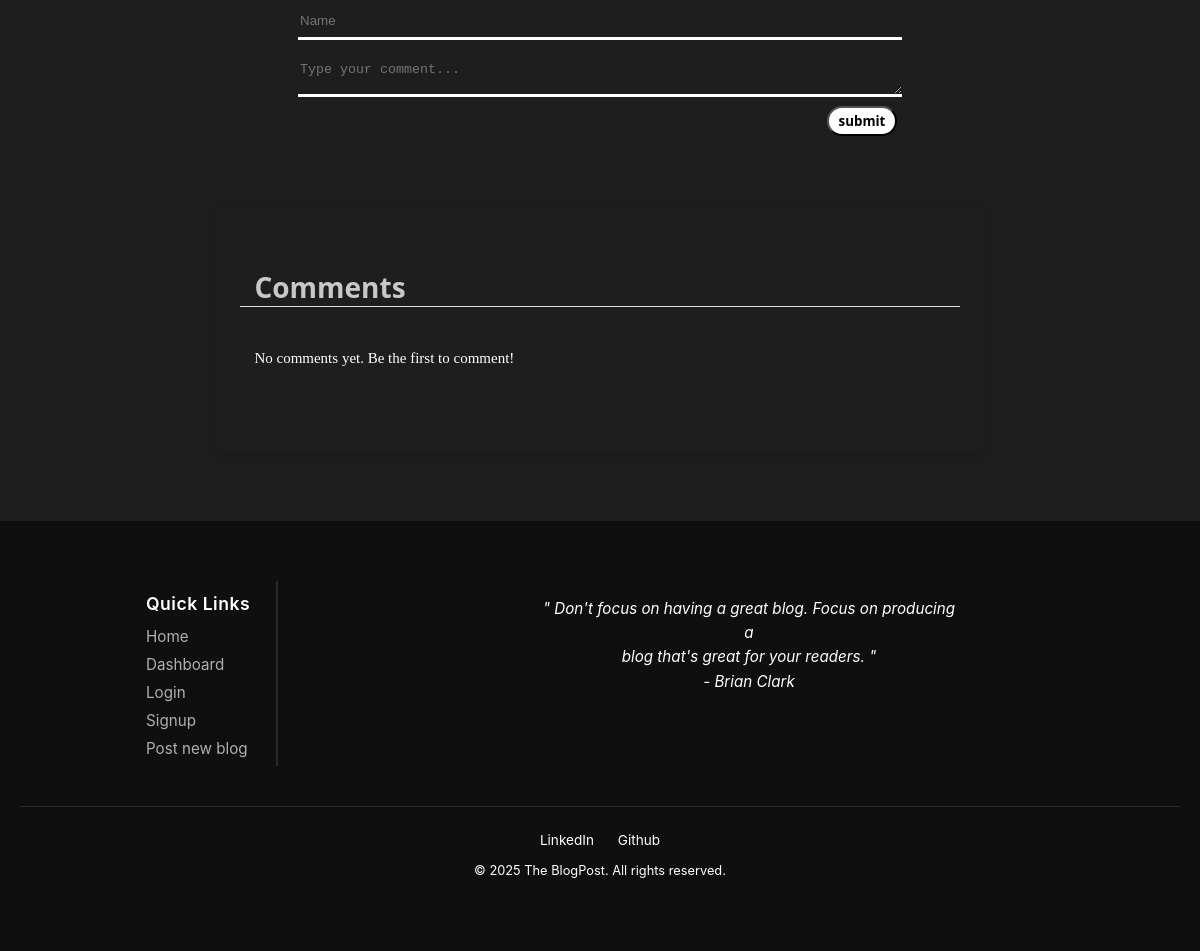
/blog?id=13 (lower part), run on an earlier commit of the app's database.
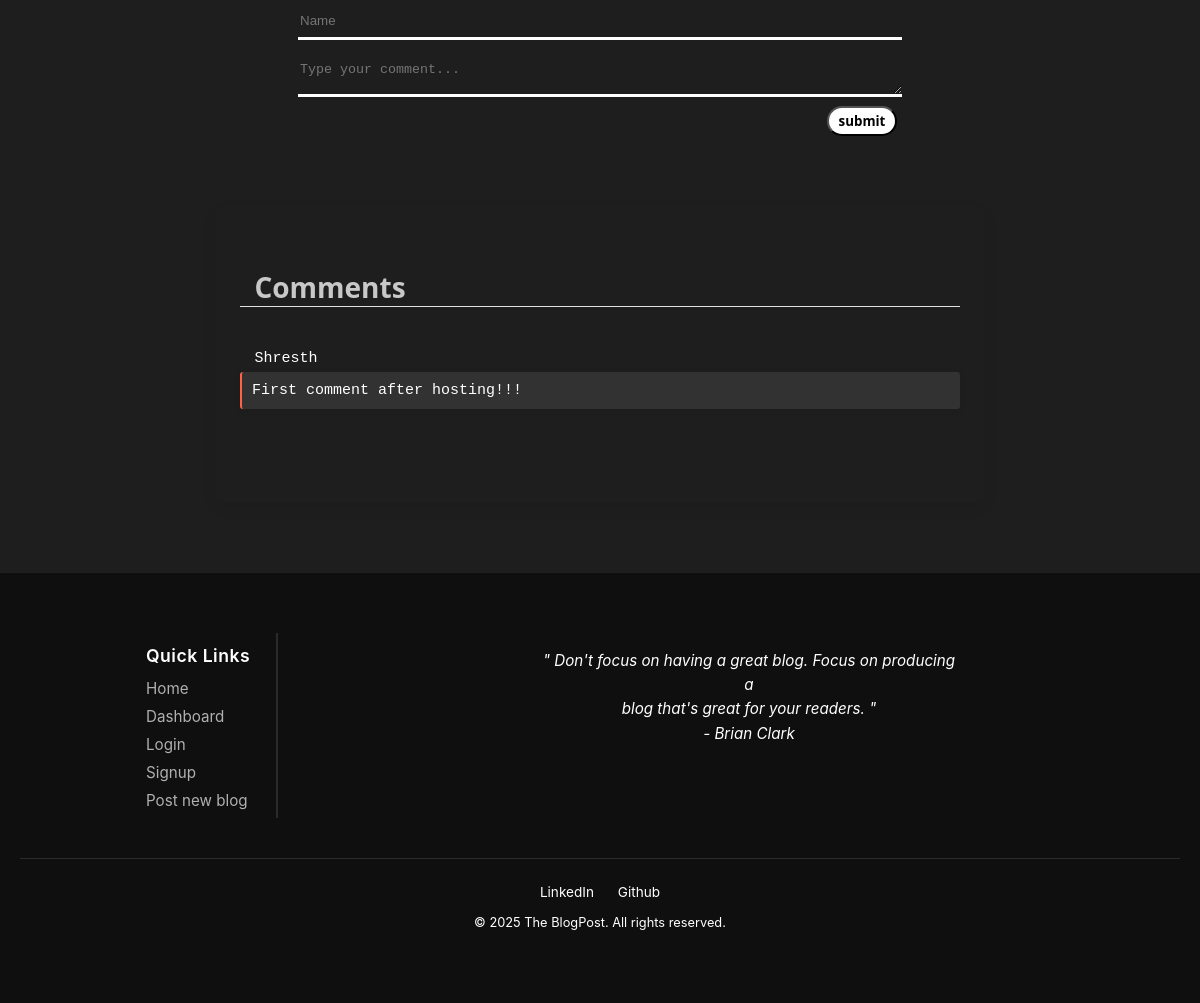
And on a later commit of the database.
### tables this page shows
CREATE TABLE comments (
    comment_id INTEGER PRIMARY KEY AUTOINCREMENT,
    id INTEGER,
    name TEXT,
    comment TEXT
);

### app.py (the view)
@app.route("/blog", methods = ["GET"])
def blog():
    blog_id = request.args.get("id")
    con = sqlite3.connect("database.db")
    cur = con.cursor()
    cur.execute("SELECT id, url FROM img")
    imgs = cur.fetchall()
    img_dict = {img[0]: img[1] for img in imgs}
    cur.execute("SELECT title, content, created_at, author FROM blog WHERE id = ?", (blog_id,))
    blog = cur.fetchone()
    cur.execute("SELECT name, comment FROM comments WHERE id = ?", (blog_id, ))
    comments = cur.fetchall()
    con.close()
    html = render_template("blog.html", blog = blog, img_dict = img_dict, blog_id = int(blog_id), comments = comments, current_user = current_user)
    return html

### templates/blog.html (shortened to what this page needs)
<!DOCTYPE html>
<html lang="en">
<head>
    <link rel = "stylesheet" href = "{{url_for('static', filename = 'style.css')}}">
</head>
<body id = "blog_link">
    <blog id = "blog_page">
        <br>
        <div id = "comment_section">
            <br>
                <form method = "POST" action = "/comment">
                    <div>
                        <input autocomplete = "off" type="text" id = "comment" placeholder="Name" name = "name" required>
                    </div>
                    <textarea type="text" id = "comment" placeholder="Type your comment..." name = "comment"></textarea>
                    <br>
                    <div id = "comment_buttons">
                        <input class = "comment_btn" type = "submit" value = "submit"></input>
                    </div>
                </form>
            </div>
        <div class = "comments">
                <h2>Comments</h2>
                <br>
                {% if comments%}
                {% for comment in comments %}
                    <div class = "single_comment">
                        <h3 id = "user_name">{{comment[0]}}</h3>
                        <p style="white-space: pre-wrap;" id = "user_comment">{{comment[1]}}</p>
                    </div>
                {% endfor %}
                {% else %}
                    <h3 id = "user_name">No comments yet. Be the first to comment!</h3>
                {% endif %}
            <br><br><br>
        </div>
        <div id = "footer" class = "footer" >
        <div class = "footer_content">
            <div class = "link_box">
            <div class = "quick_links" style = "color:white;">
                <h1>Quick Links</h1>
                <ul>
                    <li><a class = "links" href = "{{url_for('index')}}">Home</a></li>
                    <li><a class = "links" href = "{{url_for('dashboard')}}">Dashboard</a></li>
                    {% if current_user.is_authenticated %}
                        <li><a class = "links" href = "{{url_for('logout')}}">Logout</a></li>
                    {% else %}
                        <li><a class = "links" href = "{{url_for('login')}}">Login</a></li>
                        <li><a class = "links" href = "{{url_for('signup')}}">Signup</a></li>
                    {% endif %}
                    <li><a class = "links" href = "{{url_for('submit')}}">Post new blog</a></li>
                </ul>
            </div>
        </div>
            <div class = "quote">
                <p style = "text-align:center; color:white;">" Don't focus on having a great blog. Focus on producing a <br>blog that's great for your readers. "<br> - Brian Clark</p>
            </div>
        </div>
        <div class = "footer_bottom">
            <a  href = "https://www.linkedin.com/in/shresth-65ab02304/" style = "color:white;">LinkedIn</a>
            <a href = "https://github.com/shresth3904" style = "color:white;">Github</a>
            <p style = "text-align:center; color:white;">&copy; 2025 The BlogPost. All rights reserved.</p>
        </div>
    </blog>
</body>
</html>

What changed in the data, as far as the page shows it:
added comments: name "Shresth", comment "First comment after hosting!!!"
Also different on the page:
text no longer shown: "No comments yet. Be the first to comment!"
